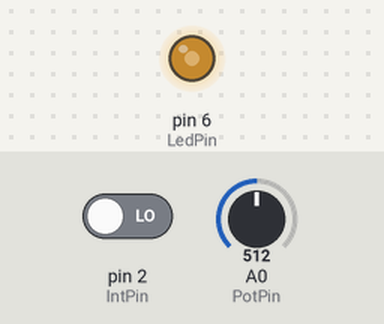
This sketch was run on a simulated Arduino Uno, built with avr-gcc and run on an emulated ATmega328P. On the bench: output pins drawn as LEDs (lit = HIGH). The inputs (shaded band) are chosen by the test bench; at power-on: pin 2 (IntPin) LOW, A0 (PotPin) = 512.

Above: at 3.7 s.
3.8 s: pin 2 (IntPin) driven HIGH
At 3.95 s:
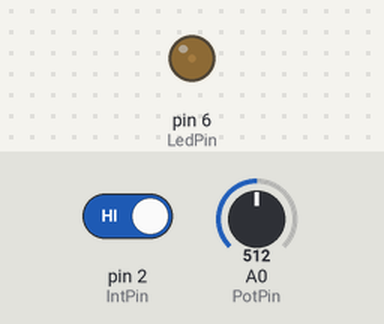
6.8 s: pin 2 (IntPin) driven LOW
8.4 s: A0 (PotPin) set to 716
At 9.0 s:
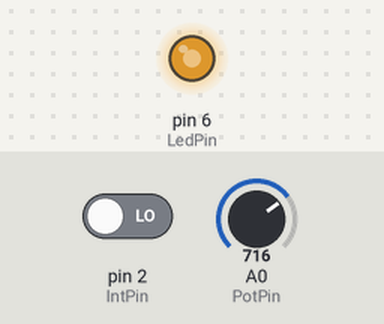
9.9 s: A0 (PotPin) set to 511
At 10.2 s:
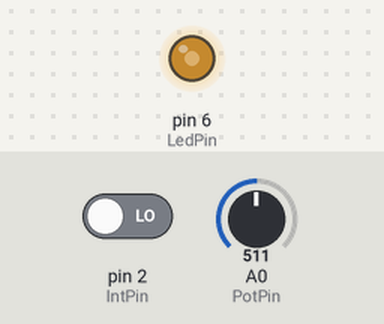
Timing chart, 0 to 12.4 s (numbered marks = the images above; inputs shaded):
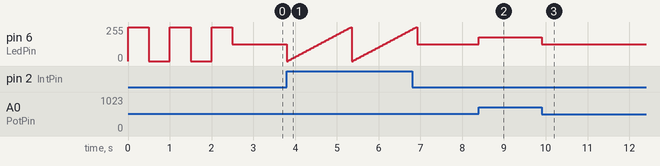

The sketch:

UTN-Clase-Arduino03_003.ino
```cpp
int LedPin = 6;
int PotPin = A0;
int IntPin = 2;
int sensorValue = 0;
int inputValue = 0;
int outputValue = 0;

void setup()
{
	pinMode(LedPin, OUTPUT);
	pinMode(IntPin, INPUT);
  	TestLed();
}

void loop()
{
  inputValue = digitalRead(IntPin); //lectura digital del interruptor

  if(inputValue == HIGH)
  {
    for(int fadeValue = 0; fadeValue <= 255; fadeValue +=5)
    {
      analogWrite(LedPin,fadeValue);
      delay(30);
    }
  }else
  {
    sensorValue = analogRead(PotPin);//lectura analógica del potenciador
    outputValue = map(sensorValue,0,1023,0,255);
    analogWrite(LedPin, outputValue);
  }
}

void TestLed()
{
  digitalWrite(LedPin,HIGH);
  delay(500);
  digitalWrite(LedPin,LOW);
  delay(500);
  digitalWrite(LedPin,HIGH);
  delay(500);
  digitalWrite(LedPin,LOW);
  delay(500);
  digitalWrite(LedPin,HIGH);
  delay(500);
  digitalWrite(LedPin,LOW);
}
```

Measured:
- after the input at 8.4 s, pin 6 (LedPin): 127/255 → 178/255 at once
- after the input at 9.9 s, pin 6 (LedPin): 178/255 → 127/255 at once
